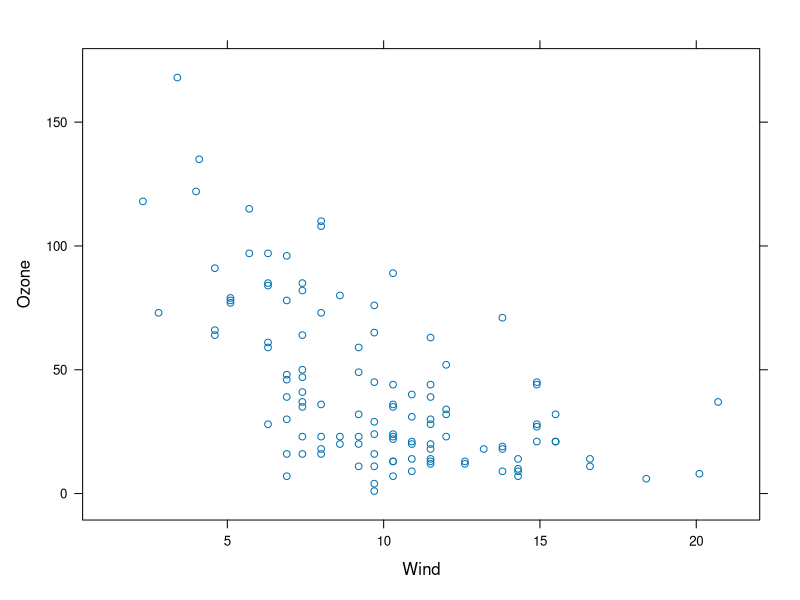
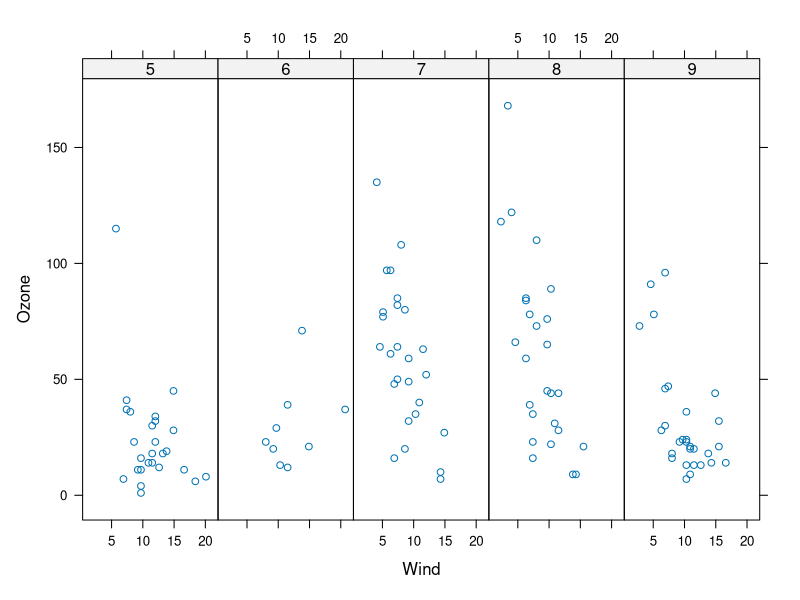
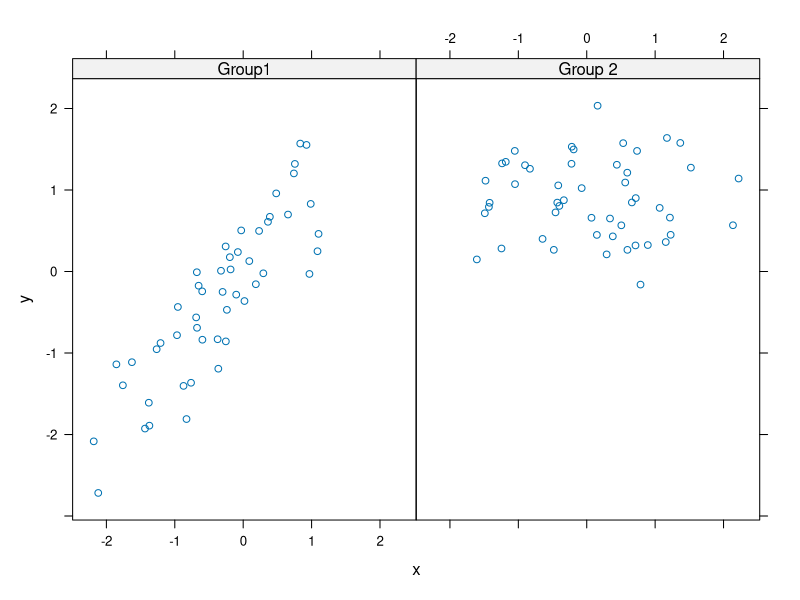
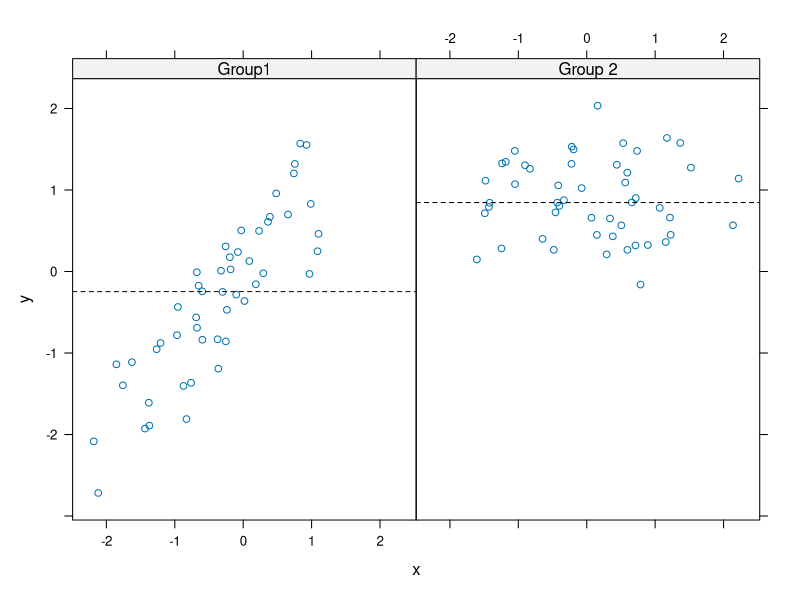
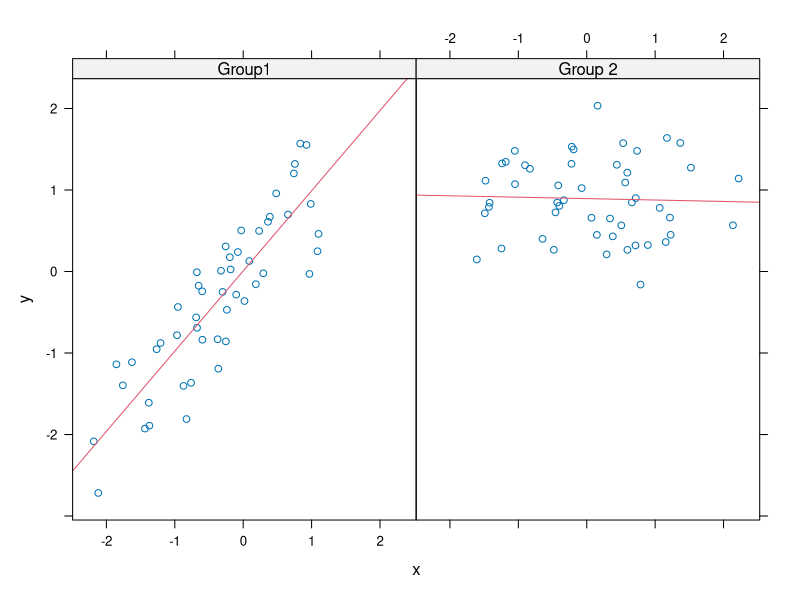

Source code (R) for these figures, in order:
## Week 2 Exploratory Data Analysis
## Course notes


# Lesson 1: Lattice Plotting System

# lattice: xyplot, bwplot, levelplot
# grid
# The lattince plotting system does not have a two-phased
# aspect with separate plotting and annotation like in base plotting
# 
# All plotting/annotation is done at once with a single function call

library(lattice)

# Lattice function
# xyplot
# bwplot
# histogram
# stripplot
# dotplot
# splom
# levelplot, countourplot

# xyplot(y ~ x | f * g, data)
# using the formula notation (~)
# 
# f and g are conditionning variables (optional)
# They indicate an interaction between two variables

library(datasets)
# simple scatterplot
xyplot(Ozone ~ Wind, data = airquality)

# convert 'Month' to a factor variable
airquality <- transform(airquality, Month = factor(Month))
xyplot(Ozone ~ Wind | Month, data = airquality, layout = c(5, 1))

# lattice return an object class 'trellis'
# but auto-printed

# Lattice panel function
set.seed(10)
x <- rnorm(100)
f <- rep(0:1, each = 50)
y <- x + f - f * x + rnorm(100, sd = 0.5)
f <- factor(f, labels = c("Group1", "Group 2"))
xyplot(y ~ x | f, layout = c(2, 1))

# Custom panel function
xyplot(y ~ x | f, panel = function(x, y, ...){
      panel.xyplot(x, y, ...) # first call the default panel function for 'xyplot'
      panel.abline(h = median(y), lty = 2) # Add a horizontal line at the median
      })

xyplot(y ~ x | f, panel = function(x, y, ...){
      panel.xyplot(x, y, ...) # first call the default panel function for 'xyplot'
      panel.lmline(x, y, col = 2) # Overlay a simple linear regression line
})

# Many panel lattice plot help to look quickly at a lot of data

## Summary
## 1- Lattice plots are constructed with a single fucntion call
## to a core lattice function
## 
## 2- Aspects like margins and spacing are automatically handled
## and defaults are usually sufficient
## 
## 3- The lattice system is ideal for creating conditioning plots
## where you examine the same kind of plot under many different
## conditions.
## 
## 4- Panel functions can be specified/customized to modify
## what is plotted in each of the plot panels


## ggplot
# see http://ggplot2.org
# 
# Theory of graphic
# shorten the distance from the mind to the page
# 
# Grammar of graphic
# "in brief, the grammar tells us that a statistical graphic is a mapping from data to aesthetic attributes (colour, shape, size) of geometric objects (points, lines, bars). The plot may also contain statistical transformations of the data and is drawn on a specific coordinate system"
# from ggplot2 book
# 
# qplot() stands for quick plot
# 
# ggplot() is the core function and very flexible for doing things qplot cannot do.
# 
# 